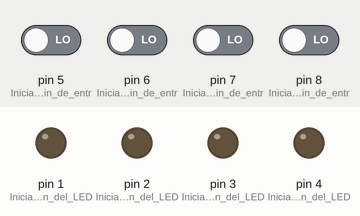
Recording of a sketch running on a simulated Arduino Uno, built with avr-gcc and run on an emulated ATmega328P. Parts: output pins drawn as LEDs (lit = HIGH). The test bench sets the inputs (shaded band); at power-on: pin 5 (Inicializa_el_pin_de_entr), pin 6 (Inicializa_el_pin_de_entr), pin 7 (Inicializa_el_pin_de_entr), pin 8 (Inicializa_el_pin_de_entr) LOW.

Above: at 1.2 s.
1.3 s: pin 5 (Inicializa_el_pin_de_entr) driven HIGH
At 2.5 s:
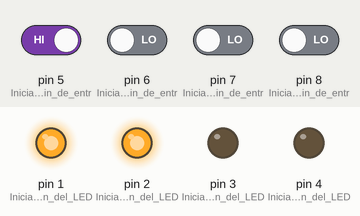
2.8 s: pin 6 (Inicializa_el_pin_de_entr) driven HIGH
At 3.2 s:
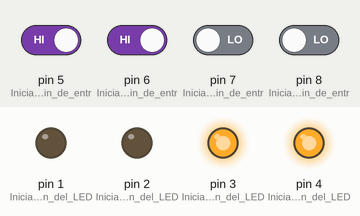
4.3 s: pin 7 (Inicializa_el_pin_de_entr) driven HIGH
At 5.1 s:
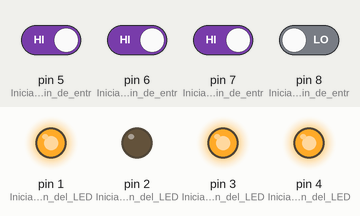
5.8 s: pin 8 (Inicializa_el_pin_de_entr) driven HIGH
At 6.8 s:
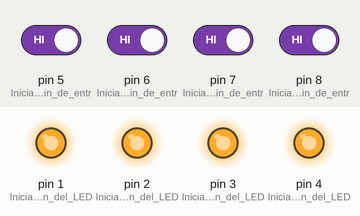
7.3 s: pin 6 (Inicializa_el_pin_de_entr) driven LOW
At 8.5 s:
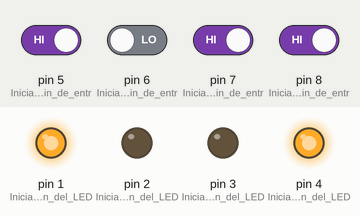
8.8 s: pin 5 (Inicializa_el_pin_de_entr) driven LOW
At 9.2 s:
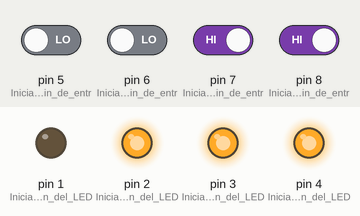
Timing chart, 0 to 11.3 s (numbered marks = the images above; inputs shaded):
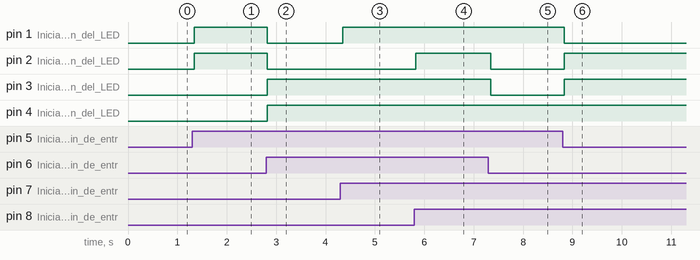

Measured:
- after the input at 1.3 s, pin 1 (Inicializa_el_pin_del_LED), pin 2 (Inicializa_el_pin_del_LED): LOW → HIGH at once
- after the input at 2.8 s, pin 1 (Inicializa_el_pin_del_LED), pin 2 (Inicializa_el_pin_del_LED): HIGH → LOW at once; pin 3 (Inicializa_el_pin_del_LED), pin 4 (Inicializa_el_pin_del_LED): LOW → HIGH at once
- after the input at 4.3 s, pin 1 (Inicializa_el_pin_del_LED): LOW → HIGH at once
- after the input at 5.8 s, pin 2 (Inicializa_el_pin_del_LED): LOW → HIGH at once
- after the input at 7.3 s, pin 2 (Inicializa_el_pin_del_LED), pin 3 (Inicializa_el_pin_del_LED): HIGH → LOW after 0.05 s
- after the input at 8.8 s, pin 1 (Inicializa_el_pin_del_LED): HIGH → LOW at once; pin 2 (Inicializa_el_pin_del_LED), pin 3 (Inicializa_el_pin_del_LED): LOW → HIGH at once

The sketch:

DIGITAL1.ino
```cpp
bool estado1,estado2, estado3, estado4, ledA, ledB,ledC,ledD;


void setup() {


  pinMode(8, INPUT);     // Inicializa el pin de entrada 1 como entrada
  pinMode(7, INPUT);     // Inicializa el pin de entrada 2 como entrada
  pinMode(6, INPUT);     // Inicializa el pin de entrada 3 como entrada
  pinMode(5, INPUT);     // Inicializa el pin de entrada 4 como entrada

  pinMode(1, OUTPUT);     // Inicializa el pin del LED como salida
  pinMode(2, OUTPUT);     // Inicializa el pin del LED como salida
  pinMode(3, OUTPUT);     // Inicializa el pin del LED como salida
  pinMode(4, OUTPUT);     // Inicializa el pin del LED como salida
}

void loop() {
  estado1 = digitalRead(8); // Lee el estado del botón y lo almacena
  estado2 = digitalRead(7); // Lee el estado del botón y lo almacena
  estado3 = digitalRead(6); // Lee el estado del botón y lo almacena
  estado4 = digitalRead(5); // Lee el estado del botón y lo almacena
  delay(20);

ledA = ((!estado1 && !estado3 && estado4)||(estado2 && estado4)||(estado2 && estado3)||(estado1 && estado3));
    // I1 i3 i4 +i2 i4 +i2 i3 + i1 13


 ledB = ((!estado1 && !estado3 && estado4)||(estado3 && !estado4)||(estado1 && !estado4)||(estado1 && estado2 && estado3));
   // I1 i3 i4 + i3 i4 +i1 i4 + i1 i2 i3


ledC = ((!estado1 && !estado2 && estado3)||(!estado1 && estado2 && estado4)||(estado2 && estado3 && estado4) || (estado1 && !estado2 && !estado4) || (estado1 && !estado3 && !estado4));
    // I1 I2 I3 + I1 I2 I4 + I2 I3 I4 + I1 I2 I4 + I1 I3 I4


ledD = ((estado3 && estado4)||( !estado1 && estado2 && estado3)||(estado1 && !estado2 && !estado4) ||(estado1 && estado2 && !estado3));
   // I3 I4 + I1 I2 I3 + I1 I2 I4 + I1 I2 I3


digitalWrite(1,ledA);
digitalWrite(2,ledB);
digitalWrite(3,ledC);
digitalWrite(4,ledD);
 delay(20);


}
```
